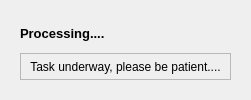
        <widget class="QWidget" name="popupNotificationContainer" native="true">
         <layout class="QVBoxLayout" name="verticalLayout_19">
          <item>
           <widget class="QWidget" name="popupNotificationSubContainer" native="true">
            <layout class="QVBoxLayout" name="verticalLayout_20">
             <item>
              <widget class="QWidget" name="popupNotificationHeaderContainer" native="true">
               <layout class="QHBoxLayout" name="horizontalLayout_4">
                <property name="spacing">
                 <number>0</number>
                </property>
                <property name="leftMargin">
                 <number>0</number>
                </property>
                <property name="topMargin">
                 <number>0</number>
                </property>
                <property name="rightMargin">
                 <number>0</number>
                </property>
                <property name="bottomMargin">
                 <number>0</number>
                </property>
                <item alignment="Qt::AlignLeft">
                 <widget class="QLabel" name="label_14">
                  <property name="font">
                   <font>
                    <pointsize>10</pointsize>
                    <weight>75</weight>
                    <bold>true</bold>
                   </font>
                  </property>
                  <property name="text">
                   <string>Processing....</string>
                  </property>
                 </widget>
                </item>
               </layout>
              </widget>
             </item>
             <item>
              <widget class="QFrame" name="frame_9">
               <property name="frameShape">
                <enum>QFrame::StyledPanel</enum>
               </property>
               <property name="frameShadow">
                <enum>QFrame::Raised</enum>
               </property>
               <layout class="QHBoxLayout" name="horizontalLayout_10">
                <property name="topMargin">
                 <number>0</number>
                </property>
                <property name="bottomMargin">
                 <number>0</number>
                </property>
                <item>
                 <widget class="QLabel" name="label_13">
                  <property name="sizePolicy">
                   <sizepolicy hsizetype="Expanding" vsizetype="Preferred">
                    <horstretch>0</horstretch>
                    <verstretch>0</verstretch>
                   </sizepolicy>
                  </property>
                  <property name="text">
                   <string>Task underway, please be patient....</string>
                  </property>
                  <property name="alignment">
                   <set>Qt::AlignCenter</set>
                  </property>
                 </widget>
                </item>
               </layout>
              </widget>
             </item>
            </layout>
           </widget>
          </item>
         </layout>
        </widget>
